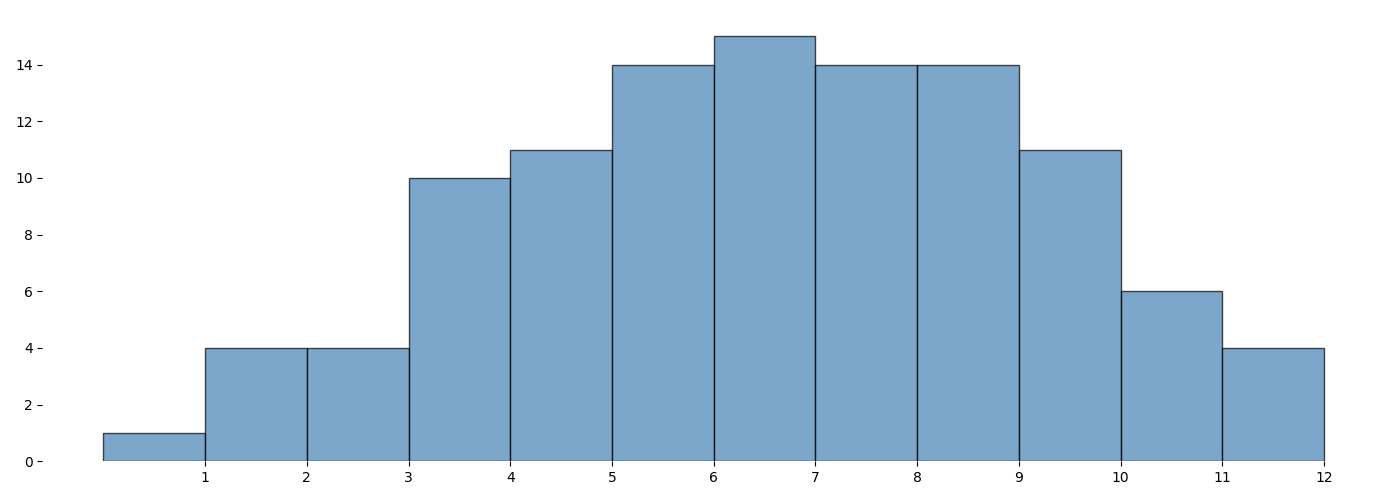

The script that drew this image:
import matplotlib.pyplot as plt
import numpy as np

# Data
monthly_observations = [
    [2, 3, 1, 5, 6, 4, 3, 5, 6, 7, 9, 10],
    [1, 0, 4, 3, 7, 6, 8, 9, 10, 12, 6, 5],
    # Removed third data group: [7, 8, 10, 6, 5, 4, 9, 10, 11, 12, 6, 7]
    [2, 4, 3, 5, 6, 1, 3, 5, 7, 8, 9, 11],
    [6, 8, 7, 5, 4, 3, 9, 10, 8, 7, 4, 5],
    [4, 2, 3, 7, 9, 6, 5, 8, 7, 6, 8, 9],
    [8, 9, 7, 6, 8, 5, 4, 6, 8, 10, 7, 5],
    [5, 4, 3, 7, 9, 8, 7, 6, 10, 12, 9, 8],
    [2, 3, 1, 5, 6, 4, 3, 5, 6, 7, 8, 7],
    [4, 6, 5, 7, 8, 4, 6, 9, 10, 11, 9, 8]
]

# Consolidate data for the histogram
all_months = np.concatenate(monthly_observations)

# Create a single histogram plot
fig, ax1 = plt.subplots(figsize=(14, 5))

# Histogram
ax1.hist(all_months, bins=12, color='steelblue', edgecolor='black', alpha=0.7)
ax1.set_xticks(np.arange(1, 13))
# Removed line: ax1.set_xticklabels([])
# Removed line: ax1.yaxis.grid(True, linestyle='--', which='major', color='grey', alpha=0.5)

# Remove borders
ax1.spines['top'].set_visible(False)
ax1.spines['right'].set_visible(False)
ax1.spines['left'].set_visible(False)
ax1.spines['bottom'].set_visible(False)

plt.tight_layout()
plt.show()
